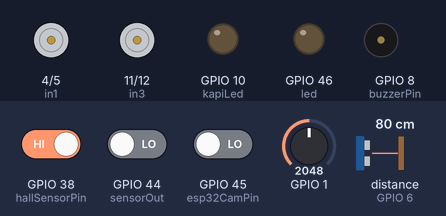
The sketch below on a simulated ESP32-S3. Shown: motor-driver pin pairs drawn as motors (green arrow = first pin HIGH = forward, orange = second pin HIGH = backward, longer = more drive, scaled by the enable pin), output pins drawn as LEDs (lit = HIGH), buzzer (waves = sounding). Wiring (inferred from the names in the program): ultrasonic range finder: trigger GPIO 7; echo GPIO 6. The test bench sets the inputs (shaded band); at power-on: distance to the obstacle (sensor on GPIO 6) 80 cm, GPIO 1 = 2048, GPIO 45 (esp32CamPin) LOW, GPIO 38 (hallSensorPin) HIGH, GPIO 44 (sensorOut) LOW. The echo pulse lasts 58.3 µs per cm; pins used as bus, display or sensor lines are not drawn; what the sketch prints to the serial monitor is not drawn.

Above: at 1.8 s.
1.9 s: distance to the obstacle (sensor on GPIO 6) set to 54 cm
4.8 s: distance to the obstacle (sensor on GPIO 6) set to 46 cm
At 7.6 s:
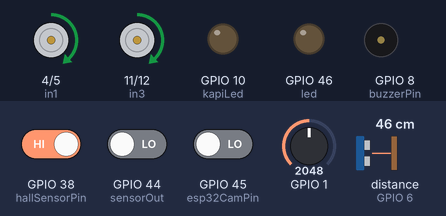
12.9 s: GPIO 1 set to 270
17.3 s: GPIO 1 set to 238
At 21.0 s:
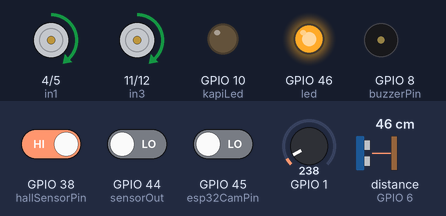
25.7 s: GPIO 45 (esp32CamPin) driven HIGH
At 34.0 s:
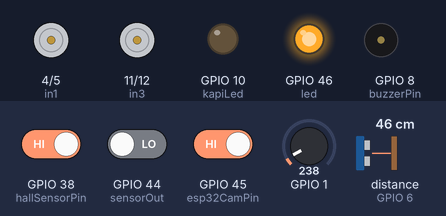
34.3 s: GPIO 38 (hallSensorPin) driven LOW
At 36.9 s:
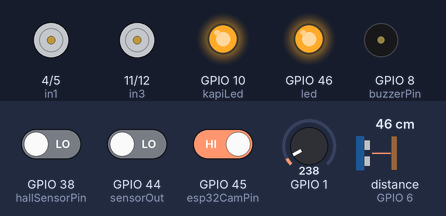
Timing chart, 0 to 43.6 s (numbered marks = the images above; inputs shaded):
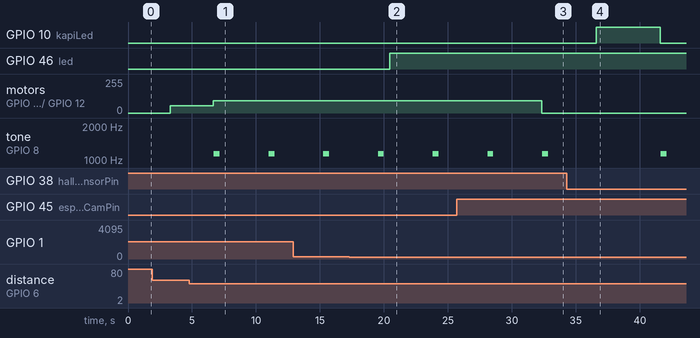

The sketch:

esp32CAM_ldr_hall_color_distance_sensors.ino
```cpp
// Sabit tanımlamalar: Pin numaraları ve ölçüm aralıkları
int trigPin = 7;        // Ultrasonik sensörün trig pini
int echoPin = 6;        // Ultrasonik sensörün echo pini
int enA = 2;            // Motor sürücüsünün Enable A pin numarası
int enB = 3;
int in1 = 4;            // Motor sürücüsünün IN1 pin numarası
int in2 = 5;            // Motor sürücüsünün IN2 pin numarası
int in3 = 11 ;
int in4 = 12 ;
int buzzerPin = 8;
int led = 46;
int kapiLed = 10;       // Kapı LED tanımlaması
int maximumRange = 50;  // Maksimum algılama mesafesi (cm)
int minimumRange = 0;
int minDistance = 10;   // Motorun duracağı minimum mesafe (cm)
int S0 = 40;
int S1 = 41;
int S2 = 42;
int S3 = 43;
int sensorOut = 44;
int hallSensorPin = 38;  // Hall sensörünün bağlı olduğu pin
int esp32CamPin = 45;    // ESP32-CAM'den gelen sinyal için pin

 // Hall sensörünün başlangıç durumu
int state,kirmizi_f, yesil_f, mavi_f;
String espSignal = "";

void setup() {
  // Pin modlarının ayarlanması
  pinMode(trigPin, OUTPUT);   // Trig pini çıkış olarak ayarlandı
  pinMode(echoPin, INPUT);    // Echo pini giriş olarak ayarlandı
  pinMode(enA, OUTPUT);       // Motor sürücüsünün Enable A pin modu ayarlandı
  pinMode(in1, OUTPUT);       // Motor sürücüsünün IN1 pin modu ayarlandı
  pinMode(in2, OUTPUT);       // Motor sürücüsünün IN2 pin modu ayarlandı
  pinMode(enB, OUTPUT);       // Motor sürücüsünün Enable A pin modu ayarlandı
  pinMode(in3, OUTPUT);       // Motor sürücüsünün IN1 pin modu ayarlandı
  pinMode(in4, OUTPUT);
  pinMode(buzzerPin, OUTPUT); // Buzzer kontrol pini çıkış olarak ayarlanır
  pinMode(led, OUTPUT); //LED'in çıkış elemanı olduğunu belirtiyoruz
  pinMode(S0, OUTPUT);
  pinMode(S1, OUTPUT);
  pinMode(S2, OUTPUT);
  pinMode(S3, OUTPUT);
  pinMode(sensorOut, INPUT);
  pinMode(hallSensorPin, INPUT);  // Hall sensör pinini giriş olarak ayarla
  pinMode(kapiLed, OUTPUT); // Kapı LED pinini çıkış olarak ayarla
  pinMode(esp32CamPin, INPUT); // ESP32-CAM sinyal pinini giriş olarak ayarla

  Serial.begin(9600); //9600 Baundluk bir seri haberleşme başlatıyoruz
  Serial1.begin(115200);
  // Motor sürücüsünün Enable A pininin başlangıç durumu
  digitalWrite(enA, HIGH);    // Enable A pinine yüksek seviye uygulandı
  digitalWrite(enB, HIGH);
  digitalWrite(S0,HIGH); //%20
  digitalWrite(S1,LOW);
}

void loop() {
  // ESP32-CAM'den gelen sinyalleri oku
  int esp32CamState = digitalRead(esp32CamPin);
  Serial.print("ESP32-CAM sinyal durumu: "); // Sinyal durumunu kontrol etmek için
  Serial.println(esp32CamState);
  // Renk sensörü okumaları
  renkAlgila();

  state = digitalRead(hallSensorPin);
  int mesafe = olcumuHesapla();

    // Motor hızı ayarlanıyor
  //motorHiziAyarla(mesafe);
   // Renk algılamaya göre hareketi belirle
  if (esp32CamState == 1 ||kirmizi_f < yesil_f && kirmizi_f < mavi_f && state == LOW) {
    // Kırmızı algılandı, dur
    motorDur();
    if (state == LOW) {
    // Hall efekti sensöründen LOW geliyorsa kapı LED'ini yak
      digitalWrite(kapiLed, HIGH);
      delay(5000); // 2 saniye bekleyin
      digitalWrite(kapiLed, LOW); // Beklemeden sonra LED'i söndür
    } else {
      digitalWrite(kapiLed, LOW);
    }
  }
  else if (yesil_f < kirmizi_f && yesil_f < mavi_f) {
    digitalWrite(kapiLed, LOW);
    // Yeşil algılandı, mesafe kontrolü yap
    if (mesafe > minDistance) {
      motorHiziAyarla(mesafe);
    } else {
      motorDur(); // Engel varsa dur
    }
  }
  else {
    // Diğer durumlar (mavi veya başka renk)
    motorHiziAyarla(mesafe);
    digitalWrite(kapiLed, LOW);
  }

  int olculenMesafe = mesafeOlcul(maximumRange, minimumRange); // Mesafe ölçülür
  melodiCal(olculenMesafe * 10); // Ölçülen mesafeye göre melodi çalınır

  int isik = analogRead(A0); //Işık değişkenini A0 pinindeki LDR ile okuyoruz
  Serial.println(isik); //Okunan değeri seri iletişim ekranına yansıtıyoruz
  if (isik <=250) { //Okunan ışık değeri ...'den büyük ise
    digitalWrite(led, HIGH); //LED yanmasın
  }
  else  { //Okunan ışık değeri ...'den küçük ise
    digitalWrite(led, LOW); //LED yansın
  }


}

void renkAlgila() {
  // Kırmızı renk filtresi
  digitalWrite(S2, LOW);
  digitalWrite(S3, LOW);
  kirmizi_f = pulseIn(sensorOut, LOW);
  kirmizi_f = map(kirmizi_f, 32, 287, 0, 100);  // Kalibrasyon değerleri
  Serial.print("Kirmizi= ");
  Serial.print(kirmizi_f);
  Serial.print("  ");
  delay(100);

  // Yeşil renk filtresi
  digitalWrite(S2, HIGH);
  digitalWrite(S3, HIGH);
  yesil_f = pulseIn(sensorOut, LOW);
  yesil_f = map(yesil_f, 32, 339, 0, 100);
  Serial.print("Yesil= ");
  Serial.print(yesil_f);
  Serial.print("  ");
  delay(100);

  // Mavi renk filtresi
  digitalWrite(S2, LOW);
  digitalWrite(S3, HIGH);
  mavi_f = pulseIn(sensorOut, LOW);
  mavi_f = map(mavi_f, 10, 111, 0, 100);
  Serial.print("Mavi= ");
  Serial.print(mavi_f);
  Serial.println("  ");
  delay(100);
}

void motorDur() {
  analogWrite(in1, 0);
  analogWrite(in2, 0);
  analogWrite(in3, 0);
  analogWrite(in4, 0);
}

// Ultrasonik sensör ile mesafe ölçümü yapar
int olcumuHesapla() {
  long sure;

  // Ultrasonik sensörün sinyal gönderme işlemi
  digitalWrite(trigPin, LOW);
  delayMicroseconds(2);
  digitalWrite(trigPin, HIGH);
  delayMicroseconds(10);
  digitalWrite(trigPin, LOW);

  // Echo pininden gelen sinyalin süresi ölçülüyor
  sure = pulseIn(echoPin, HIGH);

  // Süre mesafeye çevriliyor (cm)
  int mesafe = sure / 58.2;

  return mesafe;
}

// Motor hızını ayarlar
void motorHiziAyarla(int mesafe) {
  int motorHizi = 0;

  // Mesafe değerine göre motor hızını belirle
  if (mesafe >= maximumRange) {
   analogWrite(in1, 55);
    analogWrite(in2, 0); // Max hız
    analogWrite(in3, 55);
    analogWrite(in4, 0); // Max hız
  } else if (mesafe <= minDistance) {
    analogWrite(in1, 0);
    analogWrite(in2, 0);    // Dur
    analogWrite(in3, 0);
    analogWrite(in4, 0);    // Dur
  } else {
    // Minimum mesafe ve maksimum mesafe arasında hızı ayarla
    motorHizi = map(mesafe, minDistance, maximumRange, 25, 100);
    analogWrite(in1, motorHizi);
    analogWrite(in2, 0);
    analogWrite(in3, motorHizi);
    analogWrite(in4, 0);
  }
}

int mesafeOlcul(int maksMesafe, int minMesafe) {
  long sure, mesafe;
  digitalWrite(trigPin, LOW);      // Tetik pini düşük yapılır
  delayMicroseconds(2);             // Kısa bir bekleme
  digitalWrite(trigPin, HIGH);      // Tetik pini yüksek yapılır
  delayMicroseconds(10);            // 10 mikrosaniye beklenir
  digitalWrite(trigPin, LOW);       // Tetik pini tekrar düşük yapılır
  sure = pulseIn(echoPin, HIGH);    // Yankı pininden yüksek sinyal alınıncaya kadar bekleme
  mesafe = sure / 58.2;              // Süreyi mesafeye dönüştürmek için hesaplama yapılır
  delay(50);                         // 50 milisaniye beklenir
  if (mesafe >= maksMesafe || mesafe <= minMesafe) // Ölçülen mesafe maksimum veya minimum aralıkta değilse
    return 0;                        // 0 döndürülür
  return mesafe;                     // Ölçülen mesafe döndürülür
}

void melodiCal(int gecikmeZamani) {
  tone(buzzerPin, 1140);            // Buzzer ile belirli frekansta ses çalınır
  delay(gecikmeZamani);             // Belirli bir süre beklenir
  noTone(buzzerPin);                // Buzzer sesi durdurulur
  delay(gecikmeZamani);             // Belirli bir süre daha beklenir
}
```

Measured:
- the behaviour switches between 50 and 49 cm on distance to the obstacle (sensor on GPIO 6) (found by bisection; images 0 and 1)
- the behaviour switches between 251 and 250 on GPIO 1 (found by bisection; images 1 and 2)
- after the input at 4.8 s, motor on GPIO 4 (in1) / GPIO 5 (in2), motor on GPIO 11 (in3) / GPIO 12 (in4): forward 55/255 → forward 92/255 after 1.9 s; tone on GPIO 8 (buzzerPin): alternates 1140 Hz for 0.46 s and silent for 3.8 s, starting after 1.9 s
- after the input at 17.3 s, GPIO 46 (led): LOW → HIGH after 3.2 s
- after the input at 25.7 s, motor on GPIO 4 (in1) / GPIO 5 (in2), motor on GPIO 11 (in3) / GPIO 12 (in4): forward 92/255 → stopped after 6.6 s
- after the input at 34.3 s, GPIO 10 (kapiLed): LOW → HIGH after 2.3 s, → LOW 5.0 s later
